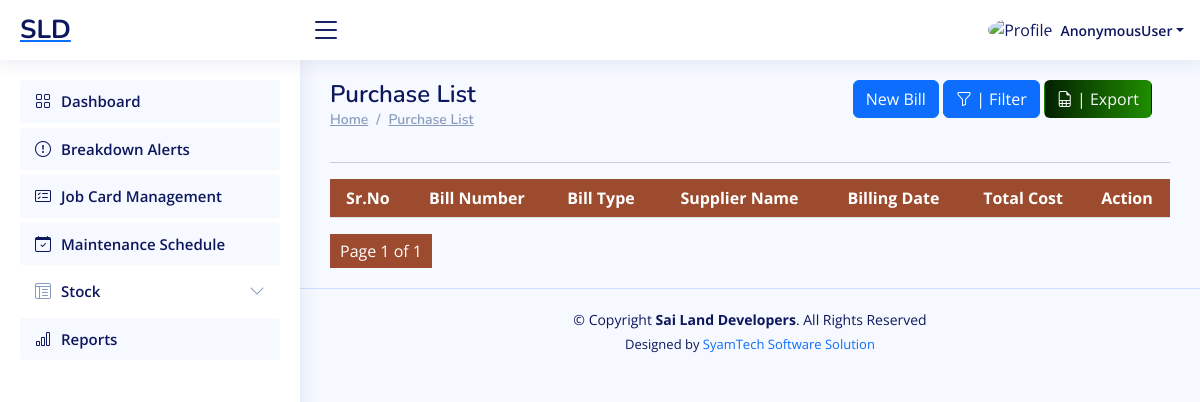
The app's page /workshop/purchase-list/, older data.
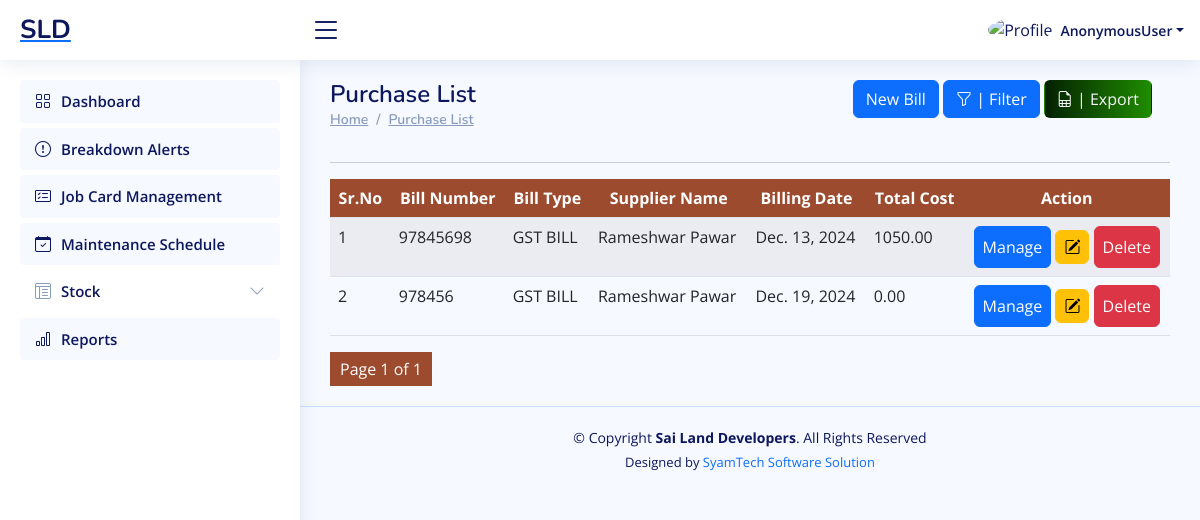
The same page, newer data.
### ERP_Admin/models.py (models this page shows, shortened)
class Purchase(models.Model):
    bill_no = models.CharField(max_length=50, db_index=True, unique=True, null=False, blank=False)
    supplier_name = models.CharField(max_length=100, db_index=True, null=True, blank=True)
    bill_type = models.CharField(max_length=30, db_index=True, choices=PURCHASE_GST)
    bill_date = models.DateField(auto_now_add=False, db_index=True)
    total_cost = models.DecimalField(max_digits=12, decimal_places=2, default=0.0)
    bill_file = models.FileField(upload_to="Purchase Bill", null=True, blank=False)

### ERP_Workshop/views.py (the view)
# urls.py: path('purchase-list/', views.purchase_list, name='workshop_purchase_list'),
def purchase_list(request):
    form = PurchaseForm()
    queryset = Purchase.objects.all().order_by('-id')
    filter = PurchaseFilter(request.GET, queryset=queryset)
    filtered_purchase = filter.qs  # Filtered queryset
    paginator = Paginator(filtered_purchase, 10)  # Show 10 job cards per page.
    page_number = request.GET.get('page')  # Get the page number from the GET request
    page_obj = paginator.get_page(page_number)  # Get the corresponding page object
    filter_params = request.GET.copy()  # Copy the GET parameters
    if 'page' in filter_params:
        del filter_params['page']  # Remove the page parameter if it exists
    return render(request, "workshop_purchase_list.html", {
        'form': form,
        'purchase': page_obj,  # Pass the paginated object to the template
        'filter': filter,  # Pass the filter object for displaying the form
        'filter_params': filter_params.urlencode(),  # Pass the filter parameters for pagination
    })

### ERP_Workshop/templates/workshop_purchase_list.html (shortened to what the changed rows need)
{% extends "workshop_base.html" %}
{% load crispy_forms_tags %}
{% block content %}
<main id="main" class="main">
    <div class="row">
        <div class="col-sm-6">
            <div class="pagetitle">
                <h1>Purchase List</h1>
            </div>
        </div>
    </div>
        <section class="section dashboard">
            <div class="row">
                <div class="col-lg-12">
                    <div class="row">
                        <div class="container" style=" overflow:scroll;">
                            <table id="purchase" class="table table-striped "
                                style="overflow:scroll; width:100%;min-width: max-content;">
                                <thead>
                                    <tr style="background:#9c4b2e;">
                                        <th scope="col" class="text-center text-white" style="">Sr.No</th>
                                        <th scope="col" class="text-center text-white" style="">Bill Number</th>
                                        <th scope="col" class="text-center text-white" style="">Bill Type</th>
                                        <th scope="col" class="text-center text-white" style="">Supplier Name</th>
                                        <th scope="col" class="text-center text-white" style="">Billing Date</th>
                                        <th scope="col" class="text-center text-white" style="">Total Cost</th>
                                        <th scope="col" class="text-center text-white" style="">Action</th>
                                    </tr>
                                </thead>
                                <tbody>
                                    {% if purchase %}
                                    {% for r in purchase %}
                                    <tr>
                                        <td>{{forloop.counter}}</td>
                                        <td>{{r.bill_no}}</td>
                                        <td>{{r.bill_type}}</td>
                                        <td>{{r.supplier_name}}</td>
                                        <td>{{r.bill_date}}</td>
                                        <td>{{r.total_cost}}</td>
                                        <td>
                                            <center>
                                                <a href="javascript:void(0);" data-url="{% url 'workshop_purchase_item_list' r.id %}" class="btn btn-primary px-2 py-2" onclick="mini_window(this)">Manage</a>
                                                <a href="javascript:void(0);" data-url="{% url 'workshop_update_purchase' r.id %}" class="btn btn-warning px-2 py-2" onclick="mini_window_2(this)"><i class="bi bi-pencil-square"></i></a>
                                                <a href="{% url 'workshop_delete_purchase' r.id %}" class="btn btn-danger px-2 py-2" onclick="confirmDelete(this); return false;">Delete</a>
                                            </center>
                                        </td>
                                    </tr>
                                    {% endfor %}
                                    {% endif %}
                                </tbody>
                            </table>
                        </div>
                    </div>
                </div>
            </div>
        </section>
</main>
{% endblock content %}

Row changes from the older to the newer data that the page shows:
added Purchase: bill_no "97845698", bill_type "GST BILL", supplier_name "Rameshwar Pawar", bill_date "Dec. 13, 2024", total_cost "1050.00"
added Purchase: bill_no "978456", bill_type "GST BILL", supplier_name "Rameshwar Pawar", bill_date "Dec. 19, 2024", total_cost "0.00"
